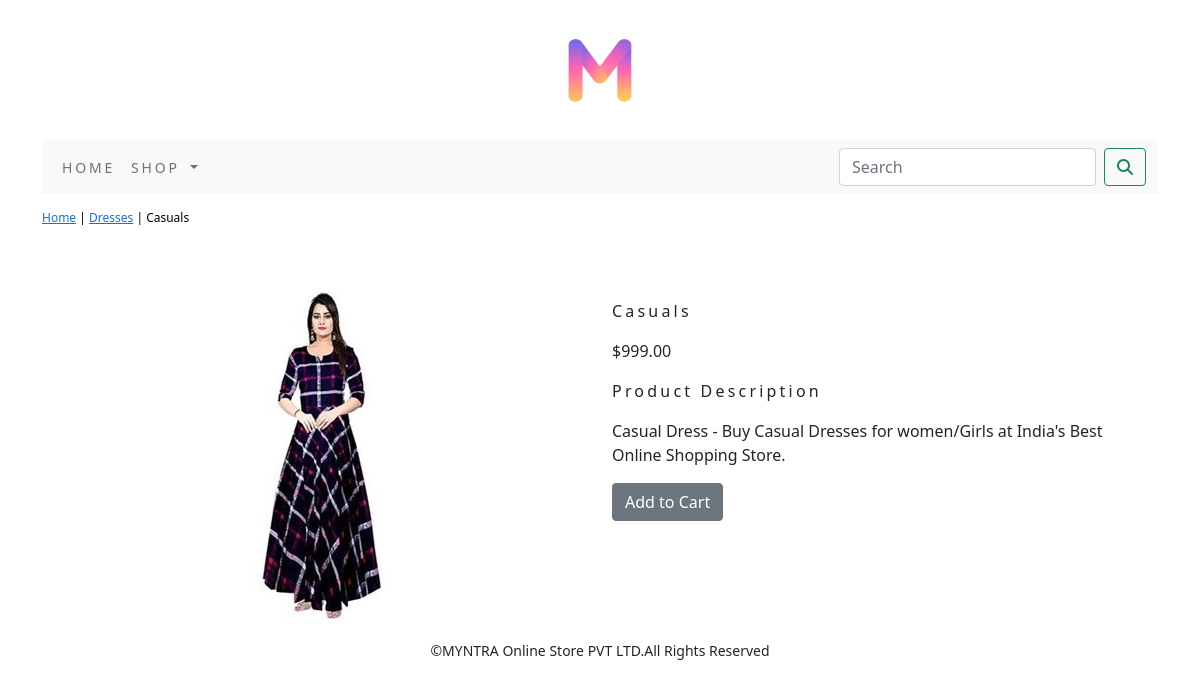
/ecommerceapp/dresses/casuals/, run on the app's committed database.
### ecommerceapp/models.py (models this page shows, shortened)
class Product(models.Model):
    name=models.CharField(max_length=250,unique=True)
    slug=models.SlugField(max_length=250,unique=True)
    description=models.TextField(blank=True)
    price=models.DecimalField(max_digits=10,decimal_places=2)
    category=models.ForeignKey(Category,on_delete=models.CASCADE)
    image = models.ImageField(upload_to='product',blank=True)
    stock=models.IntegerField()
    available=models.BooleanField(default=True)
    created=models.DateTimeField(auto_now_add=True)
    updated=models.DateTimeField(auto_now=True)
    class Meta:
        ordering=('name',)
        verbose_name='product'
        verbose_name_plural='products'

class Category(models.Model):
    name=models.CharField(max_length=250,unique=True)
    slug=models.SlugField(max_length=250,unique=True)
    description=models.TextField(blank=True)
    image=models.ImageField(upload_to='category',blank=True)
    class Meta:
        ordering=('name',)
        verbose_name='category'
        verbose_name_plural='categories'
    def get_url(self):
        return reverse('ecommerceapp:products_by_category',args=[self.slug])
    def __str__(self):
        return '{}'.format(self.name)

### ecommerceapp/views.py (the view)
# urls.py: path('<slug:c_slug>/<slug:product_slug>/', views.proDetail, name='prodCatdeatail'),
def proDetail(request,c_slug,product_slug):
    try:
        product=Product.objects.get(category__slug=c_slug,slug=product_slug)
    except Exception as e:
        raise e
    return render(request,'product.html',{'product':product})

### cart/context_processors.py (called while the page is built)
def counter(request):
    item_count=0
    if 'admin' in request.path:
        return {}
    else:
        try:
            cart=Cart.objects.filter(cart_id=_cart_id(request))
            cart_items=CartItem.objects.all().filter(cart=cart[:1])
            for cart_item in cart_items:
                item_count += cart_item.quantity
        except Cart.DoesNotExist:
            item_count=0
    return  dict(item_count=item_count)

### cart/views.py (called while the page is built)
def _cart_id(request):
    cart=request.session.session_key
    if not cart:
        cart=request.session.create()
    return cart

### ecommerceapp/context_processors.py (called while the page is built)
def menu_links(request):
    links=Category.objects.all()
    return dict(links=links)

### templates/product.html (shortened to what this page needs)
{% extends 'base.html' %}
{% load static %}
{% block content %}
<div class="row my_prod_row_class">
    <div class="mx_auto">
        <p> <a href="{% url 'ecommerceapp:allProdCat' %}">Home</a> | <a href="{{product.category.get_url}}">{{product.category}}</a> | {{product.name}}</p>
    </div>
</div>
<div class="container">
<br>
<div class="row">
    <div class="col-12 col-sm-12 col-md-12 col-lg-6 text-center">
        <div style="min-width:18rem">
            <img src="{{product.image.url}}" alt="{{product.name}}">
        </div>
    </div>
        <div class="col-12 col-sm-12 col-md-12 col-lg-6">
            <div>
            <h1 class="my_prod_title">{{product.name}}</h1>
            <p>${{product.price}}</p>
            <p class="my_title"> Product Description</p>
            <p class="text-justify my_prod_text">{{product.description}}</p>
            {% if product.stock <= 0 %}
            <p class="text-justify my_prod_text"><b>Out of stock</b></p>
            {% else %}
            <a class="btn btn-secondary" href="{% url 'cart:add_cart' product.id %}">Add to Cart</a>
            {% endif %}
        </div>
    </div>
</div>
</div>
</div>
{% endblock %}

### ecommerceapp/static/css/custom.css (style rules this page uses)
body { font-family: 'Roboto', sans-serif; }
.my_title { font-size:16px; text_transform:uppercase; letter-spacing:.2em; }
.my_prod_row_class { padding-top:15px; padding-bottom:20px; }
.my_prod_row_class .mx_auto { color:#000; font-size:12px; text-decoration:none; }
.my_prod_title { font-size:16px; text_transform:uppercase; letter-spacing:.2em; padding-top:15px; padding-bottom:10px; }
.my_prod_text { padding-right:20px; }

### data on the page
Product: category "Dresses", name "Casuals", image (picture), price "999.00", description "Casual Dress - Buy Casual Dresses for women/Girls at India's Best Online Shopping Store."
